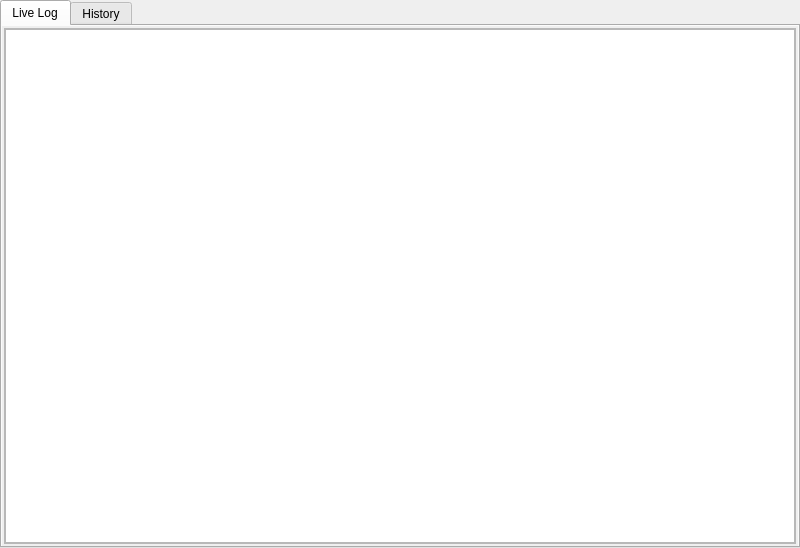
<?xml version="1.0" encoding="UTF-8"?>
<ui version="4.0">
 <class>OperationLogWidget</class>
 <widget class="QWidget" name="OperationLogWidget">
  <property name="geometry">
   <rect>
    <x>0</x>
    <y>0</y>
    <width>800</width>
    <height>548</height>
   </rect>
  </property>
  <property name="minimumSize">
   <size>
    <width>800</width>
    <height>500</height>
   </size>
  </property>
  <property name="maximumSize">
   <size>
    <width>16777215</width>
    <height>16777215</height>
   </size>
  </property>
  <property name="windowTitle">
   <string>Form</string>
  </property>
  <property name="autoFillBackground">
   <bool>true</bool>
  </property>
  <layout class="QVBoxLayout" name="verticalLayout">
   <property name="spacing">
    <number>0</number>
   </property>
   <property name="leftMargin">
    <number>0</number>
   </property>
   <property name="topMargin">
    <number>0</number>
   </property>
   <property name="rightMargin">
    <number>0</number>
   </property>
   <property name="bottomMargin">
    <number>0</number>
   </property>
   <item>
    <widget class="QTabWidget" name="tabWidget">
     <property name="currentIndex">
      <number>0</number>
     </property>
     <widget class="QWidget" name="tabLiveLog">
      <property name="autoFillBackground">
       <bool>true</bool>
      </property>
      <attribute name="title">
       <string>Live Log</string>
      </attribute>
      <layout class="QVBoxLayout" name="verticalLayout_2">
       <property name="spacing">
        <number>2</number>
       </property>
       <property name="leftMargin">
        <number>2</number>
       </property>
       <property name="topMargin">
        <number>2</number>
       </property>
       <property name="rightMargin">
        <number>2</number>
       </property>
       <property name="bottomMargin">
        <number>2</number>
       </property>
       <item>
        <widget class="QScrollArea" name="scrollArea">
         <property name="widgetResizable">
          <bool>true</bool>
         </property>
         <widget class="QWidget" name="scrollAreaWidgetContents">
          <property name="geometry">
           <rect>
            <x>0</x>
            <y>0</y>
            <width>788</width>
            <height>514</height>
           </rect>
          </property>
          <layout class="QVBoxLayout" name="verticalLayout_3">
           <property name="spacing">
            <number>0</number>
           </property>
           <property name="leftMargin">
            <number>0</number>
           </property>
           <property name="topMargin">
            <number>0</number>
           </property>
           <property name="rightMargin">
            <number>0</number>
           </property>
           <property name="bottomMargin">
            <number>0</number>
           </property>
           <item>
            <widget class="QTableView" name="tableViewLiveLog"/>
           </item>
          </layout>
         </widget>
        </widget>
       </item>
      </layout>
     </widget>
     <widget class="QWidget" name="tabHistoryLog">
      <property name="autoFillBackground">
       <bool>true</bool>
      </property>
      <attribute name="title">
       <string>History</string>
      </attribute>
      <layout class="QVBoxLayout" name="verticalLayout_6" stretch="3,8,1">
       <property name="spacing">
        <number>2</number>
       </property>
       <property name="leftMargin">
        <number>2</number>
       </property>
       <property name="topMargin">
        <number>2</number>
       </property>
       <property name="rightMargin">
        <number>2</number>
       </property>
       <property name="bottomMargin">
        <number>2</number>
       </property>
       <item>
        <widget class="QWidget" name="widget_6" native="true">
         <property name="maximumSize">
          <size>
           <width>16777215</width>
           <height>116</height>
          </size>
         </property>
         <layout class="QVBoxLayout" name="verticalLayout_4">
          <property name="spacing">
           <number>2</number>
          </property>
          <property name="leftMargin">
           <number>1</number>
          </property>
          <property name="topMargin">
           <number>1</number>
          </property>
          <property name="rightMargin">
           <number>1</number>
          </property>
          <property name="bottomMargin">
           <number>1</number>
          </property>
          <item>
           <widget class="QCheckBox" name="checkBoxAll">
            <property name="minimumSize">
             <size>
              <width>0</width>
              <height>20</height>
             </size>
            </property>
            <property name="maximumSize">
             <size>
              <width>16777215</width>
              <height>20</height>
             </size>
            </property>
            <property name="text">
             <string>All</string>
            </property>
           </widget>
          </item>
          <item>
           <widget class="QWidget" name="widget_3" native="true">
            <property name="minimumSize">
             <size>
              <width>0</width>
              <height>26</height>
             </size>
            </property>
            <property name="maximumSize">
             <size>
              <width>16777215</width>
              <height>26</height>
             </size>
            </property>
            <layout class="QHBoxLayout" name="horizontalLayout_3">
             <property name="spacing">
              <number>2</number>
             </property>
             <property name="leftMargin">
              <number>2</number>
             </property>
             <property name="topMargin">
              <number>2</number>
             </property>
             <property name="rightMargin">
              <number>2</number>
             </property>
             <property name="bottomMargin">
              <number>2</number>
             </property>
             <item>
              <widget class="QCheckBox" name="checkBoxLogType">
               <property name="minimumSize">
                <size>
                 <width>120</width>
                 <height>0</height>
                </size>
               </property>
               <property name="maximumSize">
                <size>
                 <width>120</width>
                 <height>16777215</height>
                </size>
               </property>
               <property name="text">
                <string>Log Type</string>
               </property>
              </widget>
             </item>
             <item>
              <widget class="QComboBox" name="comboBoxLogType">
               <property name="maximumSize">
                <size>
                 <width>100</width>
                 <height>16777215</height>
                </size>
               </property>
              </widget>
             </item>
             <item>
              <spacer name="horizontalSpacer_3">
               <property name="orientation">
                <enum>Qt::Horizontal</enum>
               </property>
               <property name="sizeHint" stdset="0">
                <size>
                 <width>40</width>
                 <height>20</height>
                </size>
               </property>
              </spacer>
             </item>
            </layout>
           </widget>
          </item>
          <item>
           <widget class="QWidget" name="widget_5" native="true">
            <layout class="QHBoxLayout" name="horizontalLayout_5">
             <property name="spacing">
              <number>6</number>
             </property>
             <property name="leftMargin">
              <number>2</number>
             </property>
             <property name="topMargin">
              <number>2</number>
             </property>
             <property name="rightMargin">
              <number>2</number>
             </property>
             <property name="bottomMargin">
              <number>2</number>
             </property>
             <item>
              <widget class="QCheckBox" name="checkBoxRecordTime">
               <property name="maximumSize">
                <size>
                 <width>120</width>
                 <height>120</height>
                </size>
               </property>
               <property name="text">
                <string>Record Time：</string>
               </property>
              </widget>
             </item>
             <item>
              <widget class="QLineEdit" name="lineEditRecordStartTime">
               <property name="maximumSize">
                <size>
                 <width>400</width>
                 <height>16777215</height>
                </size>
               </property>
               <property name="readOnly">
                <bool>true</bool>
               </property>
              </widget>
             </item>
             <item>
              <widget class="QLabel" name="lab_1">
               <property name="text">
                <string>To</string>
               </property>
              </widget>
             </item>
             <item>
              <widget class="QLineEdit" name="lineEditRecordEndTime">
               <property name="maximumSize">
                <size>
                 <width>400</width>
                 <height>16777215</height>
                </size>
               </property>
               <property name="readOnly">
                <bool>true</bool>
               </property>
              </widget>
             </item>
             <item>
              <widget class="QPushButton" name="pushButtonSetRecordTime">
               <property name="minimumSize">
                <size>
                 <width>100</width>
                 <height>0</height>
                </size>
               </property>
               <property name="maximumSize">
                <size>
                 <width>120</width>
                 <height>16777215</height>
                </size>
               </property>
               <property name="text">
                <string>Set</string>
               </property>
              </widget>
             </item>
             <item>
              <spacer name="horizontalSpacer_2">
               <property name="orientation">
                <enum>Qt::Horizontal</enum>
               </property>
               <property name="sizeHint" stdset="0">
                <size>
                 <width>40</width>
                 <height>20</height>
                </size>
               </property>
              </spacer>
             </item>
            </layout>
           </widget>
          </item>
          <item>
           <widget class="QWidget" name="widget_7" native="true">
            <property name="minimumSize">
             <size>
              <width>0</width>
              <height>26</height>
             </size>
            </property>
            <property name="maximumSize">
             <size>
              <width>16777215</width>
              <height>26</height>
             </size>
            </property>
            <layout class="QHBoxLayout" name="horizontalLayout_6">
             <property name="spacing">
              <number>6</number>
             </property>
             <property name="leftMargin">
              <number>2</number>
             </property>
             <property name="topMargin">
              <number>2</number>
             </property>
             <property name="rightMargin">
              <number>2</number>
             </property>
             <property name="bottomMargin">
              <number>2</number>
             </property>
             <item>
              <widget class="QLineEdit" name="lineEditKeyword">
               <property name="minimumSize">
                <size>
                 <width>400</width>
                 <height>0</height>
                </size>
               </property>
              </widget>
             </item>
             <item>
              <widget class="QPushButton" name="pushButtonSearch">
               <property name="minimumSize">
                <size>
                 <width>100</width>
                 <height>0</height>
                </size>
               </property>
               <property name="maximumSize">
                <size>
                 <width>16777215</width>
                 <height>120</height>
                </size>
               </property>
               <property name="text">
                <string>Search</string>
               </property>
              </widget>
             </item>
             <item>
              <widget class="QPushButton" name="pushButtonPre">
               <property name="text">
                <string>Pre</string>
               </property>
              </widget>
             </item>
             <item>
              <widget class="QPushButton" name="pushButtonNext">
               <property name="text">
                <string>Next</string>
               </property>
              </widget>
             </item>
             <item>
              <widget class="QLabel" name="labelPageInfo">
               <property name="text">
                <string>0/0</string>
               </property>
              </widget>
             </item>
             <item>
              <spacer name="horizontalSpacer_4">
               <property name="orientation">
                <enum>Qt::Horizontal</enum>
               </property>
               <property name="sizeHint" stdset="0">
                <size>
                 <width>40</width>
                 <height>20</height>
                </size>
               </property>
              </spacer>
             </item>
             <item>
              <spacer name="horizontalSpacer">
               <property name="orientation">
                <enum>Qt::Horizontal</enum>
               </property>
               <property name="sizeHint" stdset="0">
                <size>
                 <width>751</width>
                 <height>20</height>
                </size>
               </property>
              </spacer>
             </item>
            </layout>
           </widget>
          </item>
         </layout>
        </widget>
       </item>
       <item>
        <widget class="QScrollArea" name="scrollArea_2">
         <property name="widgetResizable">
          <bool>true</bool>
         </property>
         <widget class="QWidget" name="scrollAreaWidgetContents_2">
          <property name="geometry">
           <rect>
            <x>0</x>
            <y>0</y>
            <width>788</width>
            <height>350</height>
           </rect>
          </property>
          <layout class="QVBoxLayout" name="verticalLayout_5">
           <property name="spacing">
            <number>0</number>
           </property>
           <property name="leftMargin">
            <number>0</number>
           </property>
           <property name="topMargin">
            <number>0</number>
           </property>
           <property name="rightMargin">
            <number>0</number>
           </property>
           <property name="bottomMargin">
            <number>0</number>
           </property>
           <item>
            <widget class="QTableView" name="tableViewHistoryLog">
             <property name="sizePolicy">
              <sizepolicy hsizetype="Expanding" vsizetype="Expanding">
               <horstretch>0</horstretch>
               <verstretch>0</verstretch>
              </sizepolicy>
             </property>
            </widget>
           </item>
          </layout>
         </widget>
        </widget>
       </item>
       <item>
        <widget class="PaginationWidget" name="widgetPaginate" native="true">
         <property name="minimumSize">
          <size>
           <width>0</width>
           <height>20</height>
          </size>
         </property>
        </widget>
       </item>
      </layout>
     </widget>
    </widget>
   </item>
  </layout>
 </widget>
 <customwidgets>
  <customwidget>
   <class>PaginationWidget</class>
   <extends>QWidget</extends>
   <header>paginationwidget.h</header>
   <container>1</container>
  </customwidget>
 </customwidgets>
 <resources/>
 <connections/>
</ui>
